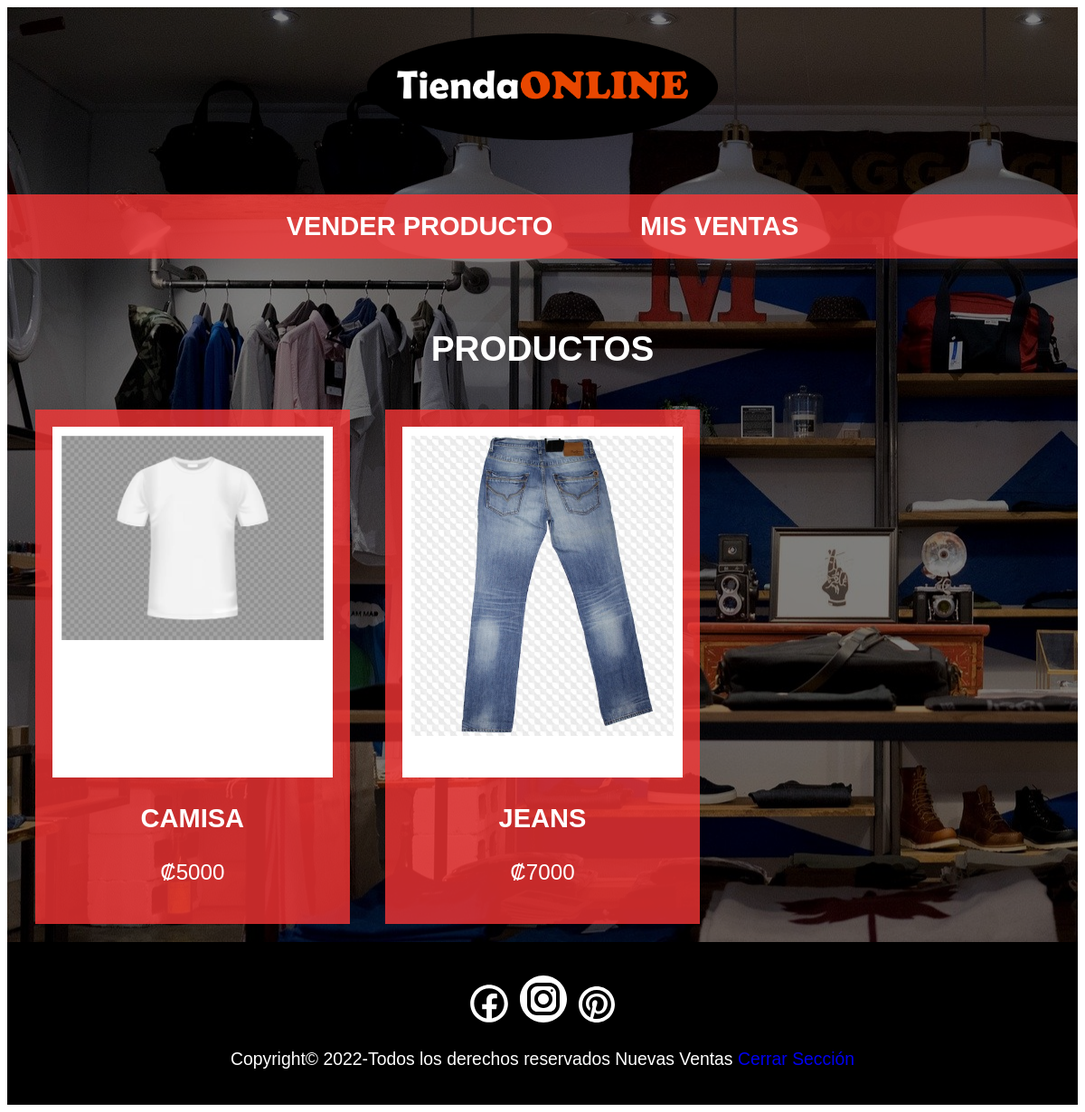
Page /Admin/pages/Menu.php (signed in) on the committed database.
### tables this page shows
create table ventas (
codigov int not null auto_increment,
id_usuario int,
nombre varchar(50) ,
precio double(10,4) ,
descripcion varchar(55) ,
img varchar(150),
primary key(codigov),
foreign key fk_usuario_id (id_usuario) references usuarios(id_usuario) 
);

### Admin/class/Producto.php (called while the page is built, shortened)
<?php
include "Conexion.php";
class Producto extends Conexion
{
    private $nombre;
    private $precio;
    private $img;
    public function __construct($idventa,$usuario, $nombre, $precio, $descripcion, $img)
    {
        $this->nombre = $nombre;
        $this->precio = $precio;
        $this->img = $img;
    }
    public static function getAll()
    {
        $conexion = new Conexion();
        $conexion->conectar();
        $query = "SELECT * FROM ventas";
        $prepare = mysqli_prepare($conexion->link, $query);
        $prepare->execute();
        $respuesta = $prepare->get_result();
        $dataArray = $respuesta->fetch_all();
        $productos = [];
        foreach ($dataArray as $data) {
            $producto = new producto($data[0], $data[1], $data[2], $data[3], $data[4], $data[5]);
            array_push($productos, $producto);
        }
        return $productos;
    }
    public function getNombre(): string
    {
        return $this->nombre;
    }
    public function getPrecio(): int
    {
        return $this->precio;
    }
    public function getImg(): string
    {
        return $this->img;
    }
}

### Admin/class/Conexion.php (called while the page is built, shortened)
<?php
class Conexion
{
    public function conectar() {
        $this->link = mysqli_connect("localhost", "root", "", "nventas");
    }
}

### Admin/pages/Menu.php (the view, shortened to what this page needs)
<!DOCTYPE html>
<html lang="en">
<head>
    <link rel="stylesheet" href="../../menu.css">
    <?php
    include "../class/Producto.php";
    ?>
</head>
<body>
    <div class="img-fondo">
        <div class="velo-negro">
            <header class="header">
                <a href="Menu.php">
                    <img src="../../imgs/logo.png" alt="logo" class="logo-img">
                </a>
            </header>
            <nav>
                <a href="index.html">Vender producto</a>
                <a href="nosotros.html">Mis ventas</a>
            </nav>
            <main class="contenedor">
                <h1 class="nustros-productos">Productos</h1>
                <div class="productos">
                    <?php $productos = Producto::getAll(); ?>
                    <?php if (empty($productos)) {  ?>
                        <div>
                            <p class="producto-nombre">No hay productos en el sistema.</p>
                        </div>
                    <?php } else { ?>
                        <?php
                        foreach ($productos as $producto) {
                            echo "<div class='producto'>";
                            echo "<div class='producto-blanco'>";
                            echo "<img src=" . $producto->getImg() . " alt=".$producto->getImg().">";
                           echo "</div>";
                            echo "<div class='producto-informacion'>";
                           echo "<p class='producto-nombre'>" . $producto->getNombre() . "</p>";
                           echo "<p class='producto-precio'>"."₡".$producto->getPrecio()."</p>";
                           echo "</div>";
                           echo "</div>";
                        } ?>
                    <?php } ?>
                </div>
            </main>
        </div>
    </div>
    <footer class="footer">
        <a class="enlace-footer" href="#">
        </a>
        <a class="enlace-footer" href="#">
        </a>
        <a class="enlace-footer" href="#">
        </a>
        <p>Copyright© 2022-Todos los derechos reservados Nuevas Ventas <span><a href="../controller/logout.php">Cerrar Sección</a></span></p>
    </footer>
</html>

### menu.css (style rules this page uses)
html { box-sizing: border-box; font-size: 60.5%; }
*,*::before,*::after { box-sizing: inherit; }
.img-fondo { background-image: url(imgs/tienda.jpg); }
img { width: 100%; }
.velo-negro { background-color:rgba(0, 0, 0, 0.5); }
.contenedor { max-width: 120rem; margin: 0 auto; }
.header { display: flex; justify-content: center; }
.logo-img { max-width: 40rem; margin: 3rem 0; }
nav { margin: 3rem 0 8rem 0; background-color: rgba(255, 55, 55, 0.768); padding: 2rem; display: flex; justify-content: center; gap: 10rem; }
a { text-decoration: none; }
nav a { font-family: Arial, Helvetica, sans-serif; font-weight: 800; font-size: 3rem; color: white; text-transform: uppercase; }
.nustros-productos { font-family: Arial, Helvetica, sans-serif; color: white; font-size: 4rem; text-align: center; text-transform: uppercase; font-weight: 800; }
.productos { display: grid; grid-template-columns: repeat(3,1fr); }
.producto { background-color: rgba(255, 55, 55, 0.768);; margin: 2rem; padding: 2rem; }
.producto-blanco { background-color: white; height: 40rem; object-fit: contain; padding: 1rem; }
.producto-precio, .producto-nombre { color: white; font-family: Arial, Helvetica, sans-serif; text-transform: uppercase; text-align: center; }
.producto-precio { font-size: 2.5rem; font-weight: 500; }
.producto-nombre { font-size: 3rem; font-weight: 800; }
.footer { background-color: black; padding: 3.5rem; font-family: Arial, Helvetica, sans-serif; padding-bottom: 2rem; color: white; font-size: 2rem; text-align: center; }

### rows in the picture
ventas: img (picture), nombre "CAMISA", precio "5000"
ventas: img (picture), nombre "JEANS", precio "7000"
